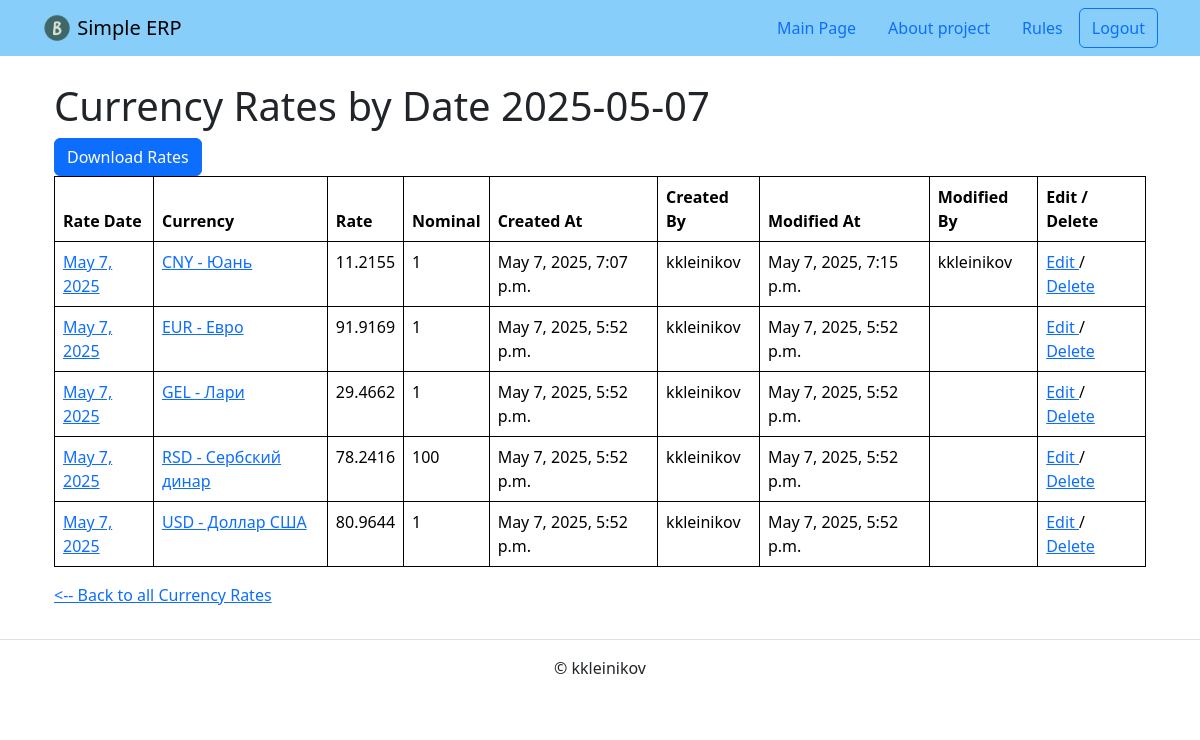
Page /currency_rates/date/2025-05-07/ (signed in) on the committed database.
### common/models.py (models this page shows, shortened)
class CurrencyRate(AuditTrailModel):
    currency = models.ForeignKey(
        Currency,
        on_delete=models.CASCADE,
        related_name='rates',
        verbose_name='Currency',
    )
    rate_date = models.DateField(blank=False, null=False)
    nominal = models.PositiveSmallIntegerField(default=1)
    rate = models.FloatField(blank=False, null=False)
    class Meta:
        ordering = ['-rate_date', 'currency']
        verbose_name = 'Currency Rate'
        verbose_name_plural = 'Currency Rates'
        unique_together = ('currency', 'rate_date')

class Currency(AuditTrailModel, NoteModel):
    code = models.CharField(
        primary_key=True,
        max_length=3,
        unique=True,
        null=False,
        verbose_name='Currency Code',
    )
    name = models.CharField(
        max_length=30,
        verbose_name='Short Description',
    )
    iso_code = models.CharField(
        max_length=3,
        unique=True,
        verbose_name='ISO',
    )
    numeric_code = models.PositiveSmallIntegerField(
        default=0,
    )
    class Meta:
        ordering = ['code']
        verbose_name = 'Currency'
        verbose_name_plural = 'Currencies'
    def __str__(self):
        return f'{self.code} - {self.name}'

### common/views.py (the view)
class CurrencyRateDateListView(LoginRequiredMixin, ListView):
    model = CurrencyRate
    paginate_by = PAGINATOR_VALUE
    template_name = 'common/currencyrate_list.html'
    def get_queryset(self):
        rate_date = datetime.strptime(self.kwargs.get('date_str'), '%Y-%m-%d').date()
        if rate_date:
            return (super().get_queryset()
                    .filter(rate_date=rate_date)
                    .select_related('currency')
                    )
        return super().get_queryset()
    def get_context_data(self, **kwargs):
        context = super().get_context_data(**kwargs)
        rate_date = self.kwargs.get('date_str')
        context.update({
            'title': f'Currency Rates by Date {rate_date}',
            'header': f'Currency Rates by Date {rate_date}',
        })
        return context

### templates/common/currencyrate_list.html (shortened to what this page needs)
{% extends "base.html" %}
{% block content %}
  <body>
    <div class="container" style="margin-top: 10px">
      <h1>{{ header }}</h1>
      <a href="{% url 'common:download_rates' %}" class="btn btn-primary">Download Rates</a>
      <table class="table">
        <thead class="thead-dark">
          <tr style="background-color: lightgreen">
            <th scope="col">Rate Date</th>
            <th scope="col">Currency</th>
            <th scope="col">Rate</th>
            <th scope="col">Nominal</th>
            <th scope="col">Created At</th>
            <th scope="col">Created By</th>
            <th scope="col">Modified At</th>
            <th scope="col">Modified By</th>
            <th scope="col">Edit / Delete</th>
          </tr>
        </thead>
        <tbody>
          {% for currency_rate in currencyrate_list %}
          <tr>
            <td>
              <a href="{% url 'common:currency_rates_date' currency_rate.rate_date %}">
              {{ currency_rate.rate_date }}</a>
            </td>
            <td>
              <a href="{% url 'common:currency_rates_currency' currency_rate.currency.code %}">
              {{ currency_rate.currency }}</a>
            </td>
            <td>{{ currency_rate.rate }}</td>
            <td>{{ currency_rate.nominal }}</td>
            <td>{{ currency_rate.created_at }}</td>
            <td>{{ currency_rate.created_by }}</td>
            <td>{{ currency_rate.modified_at }}</td>
            <td>{{ currency_rate.modified_by }}</td>
            <td>
              <a href="{% url 'common:currency_rates_edit' currency_rate.id %}">
                Edit
              </a> /
              <a href="{% url 'common:currency_rates_delete' currency_rate.id %}">
                Delete
              </a>
            </td>
          </tr>
          {% endfor %}
        </tbody>
      </table>
        {% if not request.resolver_match.url_name == 'currency_rates' %}
        <p>
          <a href="{% url 'common:currency_rates' %}" class="card-link"><-- Back to all Currency Rates</a>
        </p>
        {% endif %}
    </div>
  </body>
{% endblock %}

### templates/common/currencyrate_list.html (style rules this page uses)
table, th, td { border: 1px solid black; border-collapse: collapse; }
th, td { padding: 5px; }

### rows in the picture
CurrencyRate: rate_date "May 7, 2025", currency "CNY - Юань", rate "11.2155", nominal "1", created_at "May 7, 2025, 7:07 p.m.", created_by "kkleinikov", modified_at "May 7, 2025, 7:15 p.m.", modified_by "kkleinikov"
CurrencyRate: rate_date "May 7, 2025", currency "EUR - Евро", rate "91.9169", nominal "1", created_at "May 7, 2025, 5:52 p.m.", created_by "kkleinikov", modified_at "May 7, 2025, 5:52 p.m."
CurrencyRate: rate_date "May 7, 2025", currency "GEL - Лари", rate "29.4662", nominal "1", created_at "May 7, 2025, 5:52 p.m.", created_by "kkleinikov", modified_at "May 7, 2025, 5:52 p.m."
CurrencyRate: rate_date "May 7, 2025", currency "RSD - Сербский динар", rate "78.2416", nominal "100", created_at "May 7, 2025, 5:52 p.m.", created_by "kkleinikov", modified_at "May 7, 2025, 5:52 p.m."
CurrencyRate: rate_date "May 7, 2025", currency "USD - Доллар США", rate "80.9644", nominal "1", created_at "May 7, 2025, 5:52 p.m.", created_by "kkleinikov", modified_at "May 7, 2025, 5:52 p.m."

### other values in the picture
{{ header }} "Currency Rates by Date 2025-05-07"
